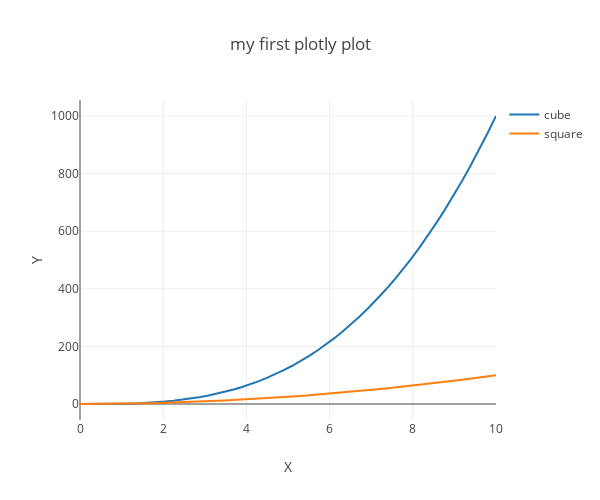

Notebook cell for this chart:
### Code cell
x = np.linspace(0,10)
y1 = x ** 3
y2 = x ** 2

trace0 = go.Scatter(
    x = x,
    y = y
)

# 2nd option:

trace0 = dict(
    type = 'scatter', 
    x = x, 
    y = y1,
    name = 'cube'
)

trace1 = dict(
    type = 'scatter', 
    x = x, 
    y = y2,
    name = 'square'
)

data = [trace0, trace1]

layout = go.Layout(
    title='my first plotly plot',
    width=600,
    height=500,
    xaxis = dict(title='X'),
    yaxis = dict(title='Y'),
)

layout = dict(
    title='my first plotly plot',
    width=600,
    height=500,
    xaxis = dict(title='X'),
    yaxis = dict(title='Y'),
)

fig = go.Figure(data=data, layout=layout)

py.offline.iplot(fig)
